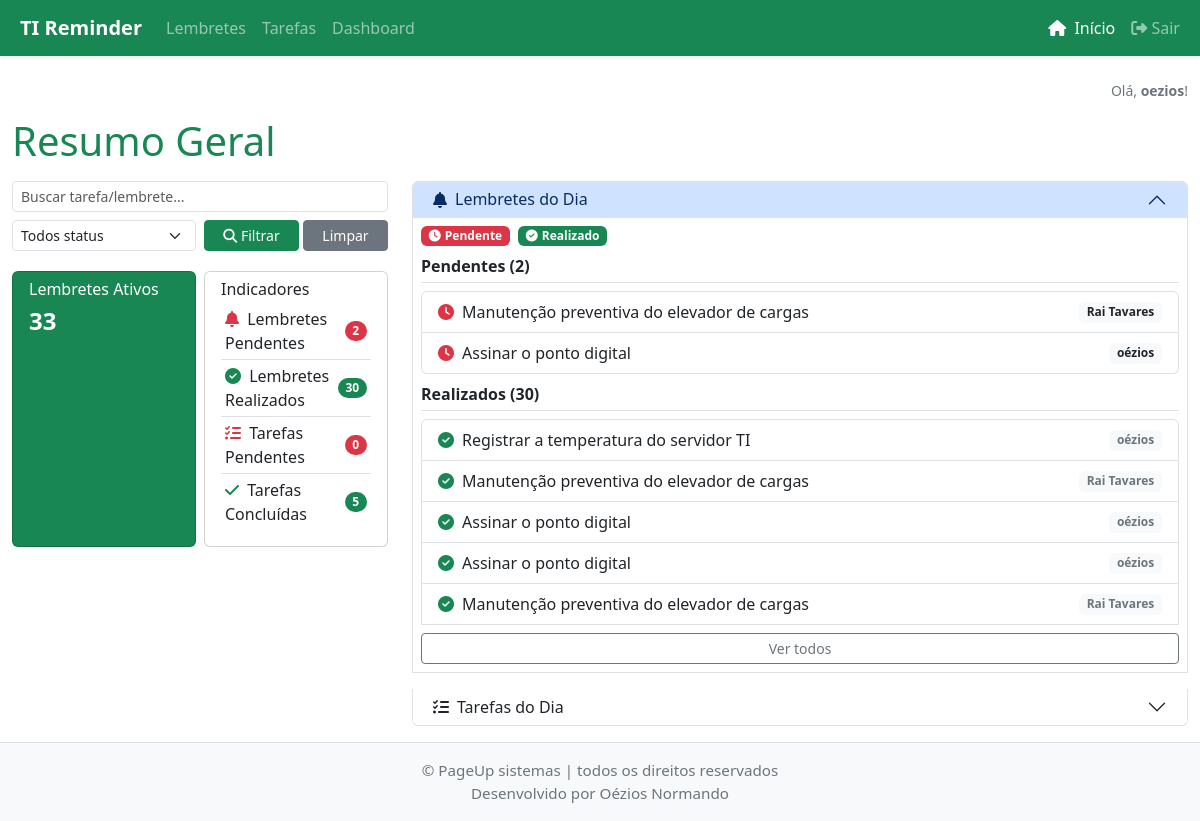
Screenshot of / (signed in) with the database file from the repository.
### app/models.py (models this page shows, shortened)
class User(db.Model):
    id = db.Column(db.Integer, primary_key=True)
    username = db.Column(db.String(64), unique=True, nullable=False)
    email = db.Column(db.String(120), unique=True, nullable=False)
    password_hash = db.Column(db.String(128), nullable=False)
    is_admin = db.Column(db.Boolean, default=False)
    ativo = db.Column(db.Boolean, default=True)  # Novo campo para ativação/desativação
    reminders = db.relationship('Reminder', backref='user', lazy=True)
    tasks = db.relationship('Task', backref='user', lazy=True)

class Reminder(db.Model):
    id = db.Column(db.Integer, primary_key=True)
    name = db.Column(db.String(120), nullable=False)
    type = db.Column(db.String(50), nullable=False)
    due_date = db.Column(db.Date, nullable=False)
    responsible = db.Column(db.String(100), nullable=False)
    frequency = db.Column(db.String(20), nullable=True)
    notified = db.Column(db.Boolean, default=False)
    completed = db.Column(db.Boolean, default=False)
    sector_id = db.Column(db.Integer, db.ForeignKey('sector.id'), nullable=True)
    user_id = db.Column(db.Integer, db.ForeignKey('user.id'), nullable=True)

### app/routes.py (the view)
@bp.route('/')
@login_required
def index():
    search = request.args.get('search', '').strip().lower()
    status = request.args.get('status', '').strip().lower()
    if session.get('is_admin'):
        reminders = Reminder.query.all()
    else:
        reminders = Reminder.query.filter_by(user_id=session.get('user_id')).all()
    for r in reminders:
        if r.due_date < date.today() and not r.notified:
            if r.frequency == 'diario':
                next_due = r.due_date + relativedelta(days=1)
            elif r.frequency == 'quinzenal':
                next_due = r.due_date + relativedelta(days=15)
            elif r.frequency == 'mensal':
                next_due = r.due_date + relativedelta(months=1)
            elif r.frequency == 'anual':
                next_due = r.due_date + relativedelta(years=1)
            else:
                continue
            novo = Reminder(
                name=r.name,
                type=r.type,
                due_date=next_due,
                responsible=r.responsible,
                frequency=r.frequency,
                sector_id=r.sector_id,
                user_id=r.user_id
            )
            db.session.add(novo)
            r.notified = True  # marca o lembrete antigo para não duplicar
            db.session.commit()
    if session.get('is_admin'):
        reminders_count = Reminder.query.count()
        reminders_today = Reminder.query.filter(Reminder.due_date <= date.today()).all()
        tasks_today = Task.query.filter(Task.date <= date.today()).all()
    else:
        reminders_count = Reminder.query.filter_by(user_id=session.get('user_id')).count()
        reminders_today = Reminder.query.filter(Reminder.due_date <= date.today(), Reminder.user_id == session.get('user_id')).all()
        tasks_today = Task.query.filter(Task.date <= date.today(), Task.user_id == session.get('user_id')).all()
    reminders_today_pend = [r for r in reminders_today if not r.completed]
    reminders_today_done = [r for r in reminders_today if r.completed]
    if search:
        reminders_today_pend = [r for r in reminders_today_pend if search in r.name.lower() or search in r.responsible.lower()]
        reminders_today_done = [r for r in reminders_today_done if search in r.name.lower() or search in r.responsible.lower()]
    if status == 'pendente':
        reminders_today_done = []
    elif status == 'realizado':
        reminders_today_pend = []
    tasks_today_pend = [t for t in tasks_today if not t.completed]
    tasks_today_done = [t for t in tasks_today if t.completed]
    if search:
        tasks_today_pend = [t for t in tasks_today_pend if search in t.description.lower() or search in t.responsible.lower()]
        tasks_today_done = [t for t in tasks_today_done if search in t.description.lower() or search in t.responsible.lower()]
    if status == 'pendente':
        tasks_today_done = []
    elif status == 'realizado':
        tasks_today_pend = []
    return render_template(
        'index.html',
        reminders_count=reminders_count,
        reminders_today_pend=reminders_today_pend,
        reminders_today_done=reminders_today_done,
        tasks_today_pend=tasks_today_pend,
        tasks_today_done=tasks_today_done
    )

### app/auth_utils.py (called while the page is built)
def login_required(f):
    @wraps(f)
    def decorated_function(*args, **kwargs):
        if 'user_id' not in session:
            flash('Faça login para acessar esta página.', 'danger')
            return redirect(url_for('auth.login'))
        from .models import User
        user = User.query.get(session['user_id'])
        if user and not user.ativo:
            session.clear()
            flash('Seu acesso foi desativado pelo administrador.', 'danger')
            return redirect(url_for('auth.login'))
        return f(*args, **kwargs)
    return decorated_function

### app/templates/index.html (shortened to what this page needs)
{% extends 'base.html' %}
{% block content %}
<h1 class="mt-2 mb-3" style="padding-top:0.5rem;">Resumo Geral</h1>
<div class="row">
  <div class="col-md-4">
    <form method="get" class="row gx-2 gy-1 align-items-center mb-3 flex-wrap">
  <div class="col-12 col-sm-6 col-md-12 col-lg-12 mb-1">
    <input type="text" class="form-control form-control-sm" name="search" placeholder="Buscar tarefa/lembrete..." value="{{ request.args.get('search', '') }}">
  </div>
  <div class="col-6 col-sm-3 col-md-6 col-lg-6 mb-1">
    <select class="form-select form-select-sm" name="status">
      <option value="">Todos status</option>
    </select>
  </div>
  <div class="col-6 col-sm-3 col-md-6 col-lg-6 d-flex gap-1 mb-1">
    <button type="submit" class="btn btn-success btn-sm flex-fill"><i class="fas fa-search"></i> Filtrar</button>
    <a href="/" class="btn btn-secondary btn-sm flex-fill">Limpar</a>
  </div>
</form>
    <div class="row g-2">
  <div class="col-12 col-md-6">
    <div class="card text-bg-success mb-2 h-100">
      <div class="card-body py-2">
        <h6 class="card-title mb-1">Lembretes Ativos</h6>
        <p class="card-text fs-4 fw-bold mb-0">{{ reminders_count }}</p>
      </div>
    </div>
  </div>
  <div class="col-12 col-md-6">
    <div class="card mb-2 h-100">
      <div class="card-body py-2">
        <h6 class="card-title mb-1">Indicadores</h6>
        <ul class="list-group list-group-flush">
          <li class="list-group-item d-flex justify-content-between align-items-center px-1 py-1">
            <span><i class="fas fa-bell text-danger me-1"></i> Lembretes Pendentes</span>
            <span class="badge bg-danger rounded-pill">{{ reminders_today_pend|length }}</span>
          </li>
          <li class="list-group-item d-flex justify-content-between align-items-center px-1 py-1">
            <span><i class="fas fa-check-circle text-success me-1"></i> Lembretes Realizados</span>
            <span class="badge bg-success rounded-pill">{{ reminders_today_done|length }}</span>
          </li>
          <li class="list-group-item d-flex justify-content-between align-items-center px-1 py-1">
            <span><i class="fas fa-tasks text-danger me-1"></i> Tarefas Pendentes</span>
            <span class="badge bg-danger rounded-pill">{{ tasks_today_pend|length }}</span>
          </li>
          <li class="list-group-item d-flex justify-content-between align-items-center px-1 py-1">
            <span><i class="fas fa-check text-success me-1"></i> Tarefas Concluídas</span>
            <span class="badge bg-success rounded-pill">{{ tasks_today_done|length }}</span>
          </li>
        </ul>
      </div>
    </div>
  </div>
</div>
  </div>
  <div class="col-md-8">
    <div class="accordion" id="accordionMain">
  <div class="accordion-item mb-3">
    <h2 class="accordion-header" id="headingReminders">
      <button class="accordion-button py-2" type="button" data-bs-toggle="collapse" data-bs-target="#collapseReminders" aria-expanded="true" aria-controls="collapseReminders">
        <i class="fas fa-bell me-2"></i> Lembretes do Dia
      </button>
    </h2>
    <div id="collapseReminders" class="accordion-collapse collapse show" aria-labelledby="headingReminders" data-bs-parent="#accordionMain">
      <div class="accordion-body p-2">
        <div class="mb-2 d-flex gap-2 flex-wrap">
          <span class="badge bg-danger d-flex align-items-center gap-1"><i class="fas fa-clock"></i> Pendente</span>
          <span class="badge bg-success d-flex align-items-center gap-1"><i class="fas fa-check-circle"></i> Realizado</span>
        </div>
        <div class="mb-2 border-bottom pb-1"><strong>Pendentes ({{ reminders_today_pend|length }})</strong></div>
        <ul class="list-group mb-2">
          {% for reminder in reminders_today_pend %}
            <li class="list-group-item d-flex align-items-center gap-2">
              <span class="text-danger" title="Pendente"><i class="fas fa-clock"></i></span>
              <span>{{ reminder.name }}</span> <span class="badge bg-light text-dark ms-auto">{{ reminder.responsible }}</span>
            </li>
          {% else %}
            <li class="list-group-item">Nenhum lembrete pendente para hoje.</li>
          {% endfor %}
        </ul>
        <div class="mb-2 border-bottom pb-1"><strong>Realizados ({{ reminders_today_done|length }})</strong></div>
<ul class="list-group" id="reminders-done-list">
  {% for reminder in reminders_today_done %}
    <li class="list-group-item d-flex align-items-center gap-2 reminder-done-item {% if loop.index > 5 %}d-none{% endif %}">
      <span class="text-success" title="Realizado"><i class="fas fa-check-circle"></i></span>
      <span>{{ reminder.name }}</span> <span class="badge bg-light text-secondary ms-auto">{{ reminder.responsible }}</span>
    </li>
  {% else %}
    <li class="list-group-item">Nenhum lembrete realizado hoje.</li>
  {% endfor %}
</ul>
{% if reminders_today_done|length > 5 %}
<div class="d-grid mt-2">
  <button type="button" class="btn btn-outline-secondary btn-sm" id="btn-toggle-reminders">Ver todos</button>
</div>
{% endif %}
      </div>
    </div>
  </div>
  <div class="accordion-item mb-3">
    <h2 class="accordion-header" id="headingTasks">
      <button class="accordion-button collapsed py-2" type="button" data-bs-toggle="collapse" data-bs-target="#collapseTasks" aria-expanded="false" aria-controls="collapseTasks">
        <i class="fas fa-tasks me-2"></i> Tarefas do Dia
      </button>
    </h2>
  </div>
</div>
  </div>
</div>
{% endblock %}

### app/templates/base.html (shortened to what this page needs)
<!DOCTYPE html>
<html lang="pt-br">
<head>
    <link href="https://cdn.jsdelivr.net/npm/bootstrap@5.3.0/dist/css/bootstrap.min.css" rel="stylesheet">
    <link rel="stylesheet" href="{{ url_for('static', filename='style.css') }}">
    <link rel="stylesheet" href="https://cdnjs.cloudflare.com/ajax/libs/font-awesome/6.4.2/css/all.min.css">
</head>
<body>
{% if session.get('user_id') %}
<nav class="navbar navbar-expand-lg navbar-dark bg-success shadow-sm mb-4">
  <div class="container-fluid">
    <a class="navbar-brand fw-bold" href="{{ url_for('main.index') }}">
      TI Reminder
    </a>
    <div class="collapse navbar-collapse">
      <ul class="navbar-nav me-auto mb-2 mb-lg-0">
        <li class="nav-item"><a class="nav-link" href="/reminders">Lembretes</a></li>
        <li class="nav-item"><a class="nav-link" href="/tasks">Tarefas</a></li>
        <li class="nav-item"><a class="nav-link" href="/dashboard">Dashboard</a></li>
      </ul>
      <ul class="navbar-nav ms-auto mb-2 mb-lg-0">
        <li class="nav-item">
          <a class="nav-link {% if request.endpoint == 'main.index' %}active{% endif %}" href="{{ url_for('main.index') }}"><i class="fas fa-home me-1"></i> Início</a>
        </li>
        <li class="nav-item">
          <a class="nav-link" href="{{ url_for('auth.logout') }}">
            <i class="fas fa-sign-out-alt"></i> Sair
          </a>
        </li>
      </ul>
    </div>
  </div>
</nav>
{% endif %}
<div class="container">
  <div class="row">
    {% if session.get('username') %}
    <div class="col-md-12">
      <div class="d-flex justify-content-end">
        <span class="text-secondary small">Olá, <strong>{{ session['username'] }}</strong>!</span>
      </div>
    </div>
    {% endif %}
  </div>
    {% block content %}{% endblock %}
</div>
<footer class="footer py-3 bg-light text-center border-top" style="font-size: 0.95rem; color: #6c757d;">
  <div class="container">
    <span>&copy; PageUp sistemas | todos os direitos reservados<br>Desenvolvido por Oézios Normando</span>
  </div>
</footer>
</body>
</html>

### app/static/style.css (style rules this page uses)
html, body { height: 100%; }
body { min-height: 100vh; display: flex; flex-direction: column; padding-bottom: 40px; }
.container { flex: 1 0 auto; overflow-y: auto; max-width: 100vw; }
.card { margin-bottom: 20px; }

### app/templates/base.html (style rules this page uses)
.bg-success { background-color: #198754; border-color: #198754; }
a { color: #198754; }
h1, h2, h3, h4, h5, h6 { color: #198754; }

### rows the page displays
User: username "oezios"
Reminder: name "Manutenção preventiva do elevador de cargas", responsible "Rai Tavares"
Reminder: name "Assinar o ponto digital", responsible "oézios"
Reminder: name "Registrar a temperatura do servidor TI", responsible "oézios"
Reminder: name "Manutenção preventiva do elevador de cargas", responsible "Rai Tavares"
Reminder: name "Assinar o ponto digital", responsible "oézios"
Reminder: name "Assinar o ponto digital", responsible "oézios"
Reminder: name "Manutenção preventiva do elevador de cargas", responsible "Rai Tavares"

### other values shown
{{ reminders_count }} "33"
{{ reminders_today_pend|length }} "2"
{{ reminders_today_done|length }} "30"
{{ tasks_today_pend|length }} "0"
{{ tasks_today_done|length }} "5"
